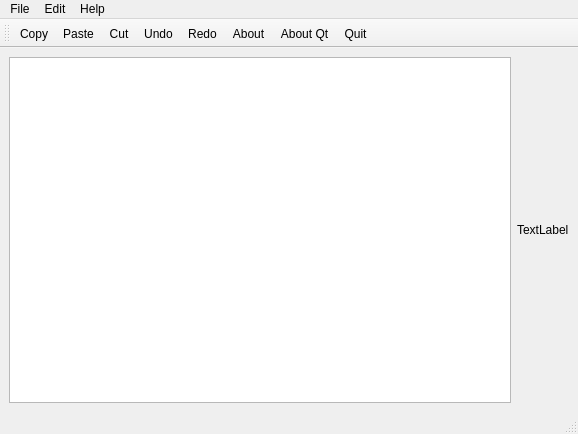
<?xml version="1.0" encoding="UTF-8"?>
<ui version="4.0">
 <class>MainWindow</class>
 <widget class="QMainWindow" name="MainWindow">
  <property name="geometry">
   <rect>
    <x>0</x>
    <y>0</y>
    <width>578</width>
    <height>434</height>
   </rect>
  </property>
  <property name="windowTitle">
   <string>MainWindow</string>
  </property>
  <widget class="QWidget" name="centralwidget">
   <layout class="QVBoxLayout" name="verticalLayout">
    <item>
     <layout class="QHBoxLayout" name="horizontalLayout">
      <item>
       <widget class="QTextEdit" name="textEdit"/>
      </item>
      <item>
       <widget class="QLabel" name="label">
        <property name="text">
         <string>TextLabel</string>
        </property>
       </widget>
      </item>
     </layout>
    </item>
   </layout>
  </widget>
  <widget class="QMenuBar" name="menubar">
   <property name="geometry">
    <rect>
     <x>0</x>
     <y>0</y>
     <width>578</width>
     <height>26</height>
    </rect>
   </property>
   <widget class="QMenu" name="menuFile">
    <property name="title">
     <string>File</string>
    </property>
    <addaction name="actionQuit"/>
   </widget>
   <widget class="QMenu" name="menuEdit">
    <property name="title">
     <string>Edit</string>
    </property>
    <addaction name="actionCopy"/>
    <addaction name="actionCut"/>
    <addaction name="actionPaste"/>
    <addaction name="actionUndo"/>
    <addaction name="actionRedo"/>
   </widget>
   <widget class="QMenu" name="menuHlep">
    <property name="title">
     <string>Help</string>
    </property>
    <addaction name="actionAbour"/>
    <addaction name="actionAbout_Qt"/>
   </widget>
   <addaction name="menuFile"/>
   <addaction name="menuEdit"/>
   <addaction name="menuHlep"/>
  </widget>
  <widget class="QStatusBar" name="statusbar"/>
  <widget class="QToolBar" name="toolBar">
   <property name="windowTitle">
    <string>toolBar</string>
   </property>
   <attribute name="toolBarArea">
    <enum>TopToolBarArea</enum>
   </attribute>
   <attribute name="toolBarBreak">
    <bool>false</bool>
   </attribute>
   <addaction name="actionCopy"/>
   <addaction name="actionPaste"/>
   <addaction name="actionCut"/>
   <addaction name="actionUndo"/>
   <addaction name="actionRedo"/>
   <addaction name="actionAbour"/>
   <addaction name="actionAbout_Qt"/>
   <addaction name="actionQuit"/>
  </widget>
  <action name="actionQuit">
   <property name="icon">
    <iconset>
     <normaloff>:/Images/89011_quit_icon.png</normaloff>:/Images/89011_quit_icon.png</iconset>
   </property>
   <property name="text">
    <string>Quit</string>
   </property>
  </action>
  <action name="actionCopy">
   <property name="icon">
    <iconset>
     <normaloff>:/Images/8530597_copy_icon.png</normaloff>:/Images/8530597_copy_icon.png</iconset>
   </property>
   <property name="text">
    <string>Copy</string>
   </property>
  </action>
  <action name="actionCut">
   <property name="icon">
    <iconset>
     <normaloff>:/Images/9110868_cut_icon.png</normaloff>:/Images/9110868_cut_icon.png</iconset>
   </property>
   <property name="text">
    <string>Cut</string>
   </property>
  </action>
  <action name="actionPaste">
   <property name="icon">
    <iconset>
     <normaloff>:/Images/1608782_paste_icon.png</normaloff>:/Images/1608782_paste_icon.png</iconset>
   </property>
   <property name="text">
    <string>Paste</string>
   </property>
  </action>
  <action name="actionUndo">
   <property name="icon">
    <iconset>
     <normaloff>:/Images/211838_undo_icon.png</normaloff>:/Images/211838_undo_icon.png</iconset>
   </property>
   <property name="text">
    <string>Undo</string>
   </property>
  </action>
  <action name="actionRedo">
   <property name="icon">
    <iconset>
     <normaloff>:/Images/211811_redo_icon.png</normaloff>:/Images/211811_redo_icon.png</iconset>
   </property>
   <property name="text">
    <string>Redo</string>
   </property>
  </action>
  <action name="actionAbour">
   <property name="icon">
    <iconset>
     <normaloff>:/Images/8207898_about_info_information_help_ui_icon.png</normaloff>:/Images/8207898_about_info_information_help_ui_icon.png</iconset>
   </property>
   <property name="text">
    <string>About</string>
   </property>
  </action>
  <action name="actionAbout_Qt">
   <property name="icon">
    <iconset>
     <normaloff>:/Images/330401_about_details_help_info_information_icon.png</normaloff>:/Images/330401_about_details_help_info_information_icon.png</iconset>
   </property>
   <property name="text">
    <string>About Qt</string>
   </property>
  </action>
 </widget>
 <resources/>
 <connections/>
</ui>
